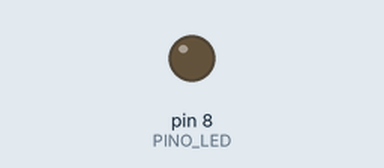
The sketch below on a simulated Arduino Uno, built with avr-gcc and run on an emulated ATmega328P. On the bench: output pins drawn as LEDs (lit = HIGH).

Above: at 0.6 s.
At 6.25 s:
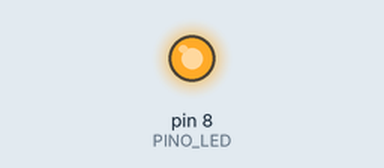
Timing chart, 0 to 6.5 s (numbered marks = the images above):
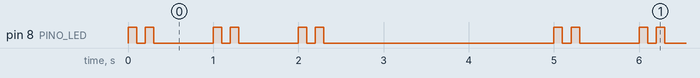

The sketch:

aula18_nivel1.ino
```cpp
// Aula 18 – Nível 1: Padrão com laços aninhados
// pecas: led 8 vermelho
// 3 séries de 2 piscadas rápidas, separadas por uma pausa
#include <Arduino.h>                               // funções do Arduino (pinMode, digitalWrite, delay...)
#define PINO_LED 8                                 // LED no pino 8

void setup() {                                     // roda uma vez, quando a placa liga
  pinMode(PINO_LED, OUTPUT);                       // PINO_LED como saída
}

void loop() {                                      // repete para sempre
  for (int serie = 0; serie < 3; serie++) {        // laço de fora: séries
    for (int p = 0; p < 2; p++) {                  // laço de dentro: piscadas
      digitalWrite(PINO_LED, HIGH); delay(100);    // acende/liga PINO_LED e espera 100 ms
      digitalWrite(PINO_LED, LOW);  delay(100);    // apaga/desliga PINO_LED e espera 100 ms
    }
    delay(600);                                    // pausa entre séries
  }
  delay(2000);                                     // pausa maior antes de repetir
}
```

Measured:
- by itself, pin 8 (PINO_LED): repeats every 5.0 s: LOW 0.10 s, HIGH 0.10 s, LOW 0.70 s, HIGH 0.10 s, LOW 0.10 s, HIGH 0.10 s, LOW 0.70 s, HIGH 0.10 s, LOW 0.10 s, HIGH 0.10 s, LOW 2.7 s, HIGH 0.10 s
- by itself, everything shown: repeats every 5.0 s, in 12 steps
